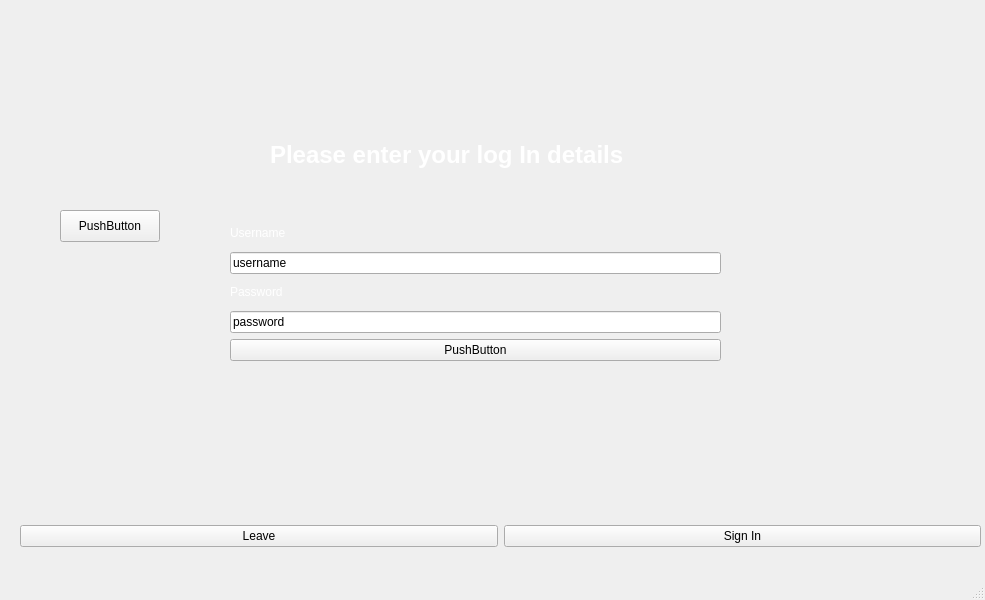
<?xml version="1.0" encoding="UTF-8"?>
<ui version="4.0">
 <class>LogIn</class>
 <widget class="QMainWindow" name="LogIn">
  <property name="geometry">
   <rect>
    <x>0</x>
    <y>0</y>
    <width>985</width>
    <height>600</height>
   </rect>
  </property>
  <property name="windowTitle">
   <string>MainWindow</string>
  </property>
  <property name="styleSheet">
   <string notr="true">background-image: url(:/rec/Pics/backg.png);</string>
  </property>
  <widget class="QWidget" name="centralwidget">
   <widget class="QLabel" name="label_3">
    <property name="geometry">
     <rect>
      <x>270</x>
      <y>140</y>
      <width>401</width>
      <height>71</height>
     </rect>
    </property>
    <property name="font">
     <font>
      <family>Arial</family>
     </font>
    </property>
    <property name="text">
     <string>&lt;html&gt;&lt;head/&gt;&lt;body&gt;&lt;h1 style=&quot; margin-top:18px; margin-bottom:12px; margin-left:0px; margin-right:0px; -qt-block-indent:0; text-indent:0px;&quot;&gt;&lt;span style=&quot; font-size:xx-large; font-weight:700; color:#ffffff;&quot;&gt;Please enter your log In details&lt;/span&gt;&lt;/h1&gt;&lt;p&gt;&lt;br/&gt;&lt;/p&gt;&lt;/body&gt;&lt;/html&gt;</string>
    </property>
   </widget>
   <widget class="QPushButton" name="pushButton_3">
    <property name="geometry">
     <rect>
      <x>60</x>
      <y>210</y>
      <width>100</width>
      <height>32</height>
     </rect>
    </property>
    <property name="text">
     <string>PushButton</string>
    </property>
   </widget>
   <widget class="QWidget" name="layoutWidget">
    <property name="geometry">
     <rect>
      <x>230</x>
      <y>220</y>
      <width>491</width>
      <height>141</height>
     </rect>
    </property>
    <layout class="QVBoxLayout" name="verticalLayout">
     <item>
      <widget class="QLabel" name="label">
       <property name="text">
        <string>&lt;html&gt;&lt;head/&gt;&lt;body&gt;&lt;p&gt;&lt;span style=&quot; color:#ffffff;&quot;&gt;Username&lt;/span&gt;&lt;/p&gt;&lt;/body&gt;&lt;/html&gt;</string>
       </property>
      </widget>
     </item>
     <item>
      <widget class="QLineEdit" name="UsernameTB">
       <property name="text">
        <string>username</string>
       </property>
      </widget>
     </item>
     <item>
      <widget class="QLabel" name="label_2">
       <property name="text">
        <string>&lt;html&gt;&lt;head/&gt;&lt;body&gt;&lt;p&gt;&lt;span style=&quot; color:#ffffff;&quot;&gt;Password&lt;/span&gt;&lt;/p&gt;&lt;/body&gt;&lt;/html&gt;</string>
       </property>
      </widget>
     </item>
     <item>
      <widget class="QLineEdit" name="PasswordTB">
       <property name="text">
        <string>password</string>
       </property>
      </widget>
     </item>
     <item>
      <widget class="QPushButton" name="ButNext">
       <property name="text">
        <string>PushButton</string>
       </property>
      </widget>
     </item>
    </layout>
   </widget>
   <widget class="QWidget" name="layoutWidget">
    <property name="geometry">
     <rect>
      <x>20</x>
      <y>520</y>
      <width>961</width>
      <height>32</height>
     </rect>
    </property>
    <layout class="QHBoxLayout" name="horizontalLayout">
     <item>
      <widget class="QPushButton" name="pushButton">
       <property name="font">
        <font>
         <family>Arial</family>
        </font>
       </property>
       <property name="text">
        <string>Leave</string>
       </property>
      </widget>
     </item>
     <item>
      <widget class="QPushButton" name="pushButton_2">
       <property name="text">
        <string>Sign In</string>
       </property>
      </widget>
     </item>
    </layout>
   </widget>
  </widget>
  <widget class="QMenuBar" name="menubar">
   <property name="geometry">
    <rect>
     <x>0</x>
     <y>0</y>
     <width>985</width>
     <height>24</height>
    </rect>
   </property>
  </widget>
  <widget class="QStatusBar" name="statusbar"/>
 </widget>
 <resources/>
 <connections/>
</ui>
